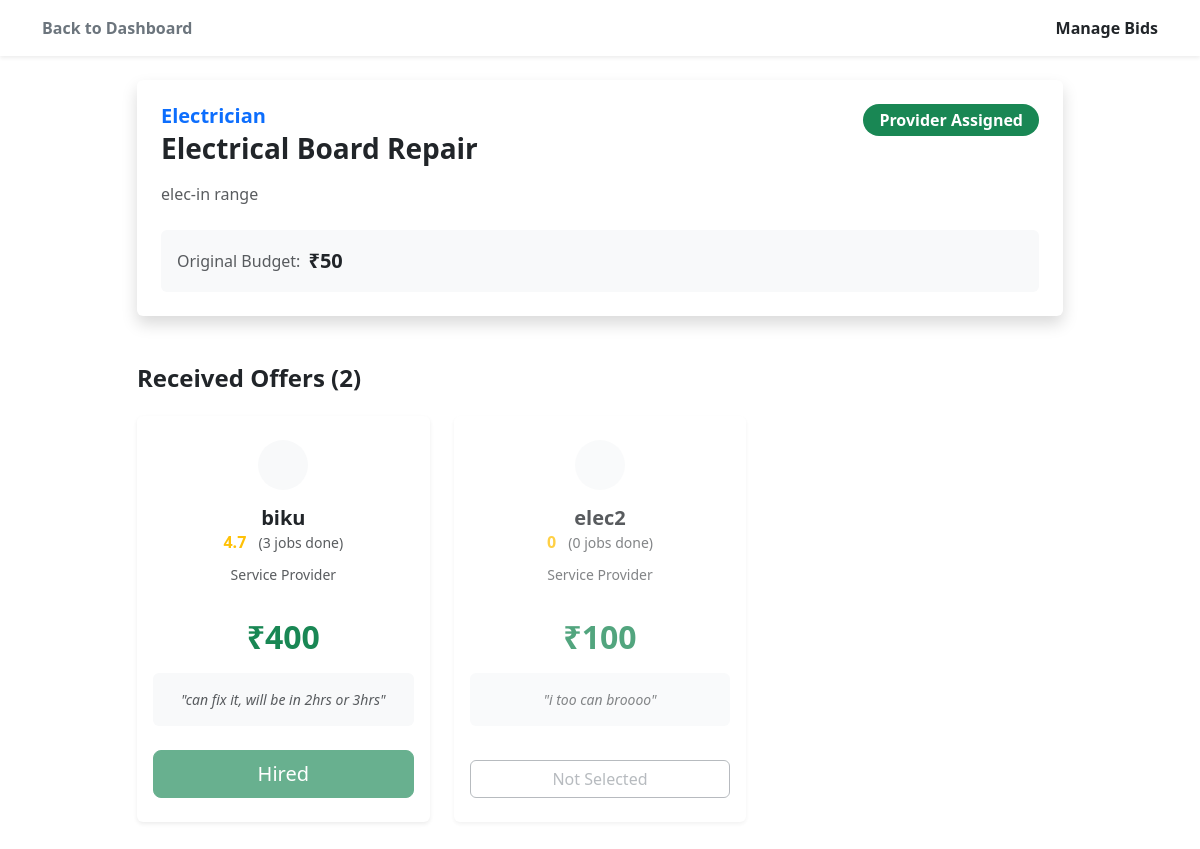
The page /view_bids/1 (signed in) on the database its author committed.
### app.py (models this page shows)
class service_request(db.Model):
    id=db.Column(db.Integer, primary_key=True)
    consumer_id=db.Column(db.Integer, nullable=False)
    con_latitude = db.Column(db.Float, nullable=False)
    con_longitude = db.Column(db.Float, nullable=False)
    service_title=db.Column(db.String(200), nullable=False)
    service_type=db.Column(db.String(50), nullable=False)
    budget=db.Column(db.Integer, nullable=False)
    desc=db.Column(db.String(500), nullable=False)
    is_active=db.Column(db.Boolean, default=True)
    is_inprogress=db.Column(db.Boolean, default=False)
    assigned_provider_id=db.Column(db.Integer, nullable=True)
    created_at=db.Column(db.DateTime, default=db.func.current_timestamp())

class bids(db.Model):
    id=db.Column(db.Integer, primary_key=True)
    bid_amount=db.Column(db.Integer, nullable=False)
    ser_req_id=db.Column(db.Integer, nullable=False)
    con_id=db.Column(db.Integer, nullable=False)
    prov_id=db.Column(db.Integer, nullable=False)
    msg=db.Column(db.String(500), nullable=False)

class users(db.Model):
    id = db.Column(db.Integer, primary_key=True)
    email = db.Column(db.String(120), unique=True, nullable=False, index=True)
    password_hash = db.Column(db.String(255), nullable=False)
    full_name = db.Column(db.String(120), nullable=False)
    latitude = db.Column(db.Float, nullable=False)
    longitude = db.Column(db.Float, nullable=False)
    radius_km = db.Column(db.Float, default=5.0)  # optional usage
    is_provider = db.Column(db.Boolean, default=False)
    is_consumer = db.Column(db.Boolean, default=False)
    user_skill=db.Column(db.String(20), nullable=True)
    created_at = db.Column(db.DateTime, default=db.func.current_timestamp())

### app.py (the view)
@app.route('/view_bids/<int:req_id>')
def view_bids(req_id):
    if 'user_id' not in session:
        return redirect(url_for('login'))
    req = service_request.query.get_or_404(req_id)
    if req.consumer_id != session['user_id']:
        flash("Unauthorized")
        return redirect(url_for('consumer_dashboard'))
    results = db.session.query(bids, users).join(users, bids.prov_id == users.id).filter(bids.ser_req_id == req_id).all()
    provider_stats = {}
    for bid, provider in results:
        job_count = reviews.query.filter_by(provider_id=provider.id).count()
        avg_rating_query = db.session.query(func.avg(reviews.rating)).filter(reviews.provider_id == provider.id).scalar()
        avg_rating = round(avg_rating_query, 1) if avg_rating_query else 0
        provider_stats[provider.id] = {
            'count': job_count,
            'rating': avg_rating
        }
    return render_template('consumer/view_bids.html', service=req, bid_data=results, stats=provider_stats)

### templates/consumer/view_bids.html (shortened to what this page needs)
{% extends 'base.html' %}
{% block body %}
<nav class="navbar navbar-light bg-white shadow-sm mb-4">
    <div class="container">
        <a href="{{ url_for('consumer_dashboard') }}" class="text-decoration-none text-secondary fw-bold">
             Back to Dashboard
        </a>
        <span class="navbar-text fw-bold text-dark">
            Manage Bids
        </span>
    </div>
</nav>
<div class="container pb-5">
    <div class="row justify-content-center mb-5">
        <div class="col-lg-10">
            <div class="card shadow border-0">
                <div class="card-body p-4">
                    <div class="d-flex justify-content-between align-items-start">
                        <div>
                            <h5 class="text-primary fw-bold mb-1">{{ service.service_type }}</h5>
                            <h3 class="fw-bold text-dark mb-3">{{ service.service_title }}</h3>
                        </div>
                        {% if service.assigned_provider_id %}
                        <span class="badge bg-success fs-6 rounded-pill px-3 py-2">
                             Provider Assigned
                        </span>
                        {% else %}
                        <span class="badge bg-warning text-dark fs-6 rounded-pill px-3 py-2">
                            <i class="bi bi-hourglass-split"></i> Accepting Bids
                        </span>
                        {% endif %}
                    </div>
                    <p class="text-muted mb-4">{{ service.desc }}</p>
                    <div class="d-flex align-items-center p-3 bg-light rounded">
                        <span class="text-muted me-2">Original Budget:</span>
                        <span class="fw-bold text-dark fs-5">₹{{ service.budget }}</span>
                    </div>
                </div>
            </div>
        </div>
    </div>
    <div class="row justify-content-center">
        <div class="col-lg-10">
            <h4 class="fw-bold mb-4">Received Offers ({{ bid_data|length }})</h4>
            <div class="row row-cols-1 row-cols-md-2 row-cols-lg-3 g-4">
                {% for bid, provider in bid_data %}
                <div class="col">
                    <div
                        class="card h-100 shadow-sm border-0
                        {% if service.assigned_provider_id == provider.id %} border-success border-2 shadow {% elif service.assigned_provider_id %} opacity-75 {% endif %}">
                        <div class="card-header bg-transparent border-0 pt-4 pb-0 text-center">
                            <div class="bg-light rounded-circle d-inline-flex align-items-center justify-content-center mb-3"
                                style="width: 50px; height: 50px;">
                            </div>
                            <h5 class="fw-bold mb-0">{{ provider.full_name }}</h5>
                            <div class="mb-2">
                                <span class="text-warning fw-bold">
                                    {{ stats[provider.id]['rating'] }}
                                </span>
                                <span class="text-muted small ms-2">
                                    ({{ stats[provider.id]['count'] }} jobs done)
                                </span>
                            </div>
                            <small class="text-muted">Service Provider</small>
                        </div>
                        <div class="card-body text-center">
                            <h2 class="text-success fw-bold my-3">₹{{ bid.bid_amount }}</h2>
                            <div class="p-3 bg-light rounded fst-italic text-muted small">
                                "{{ bid.msg }}"
                            </div>
                        </div>
                        <div class="card-footer bg-transparent border-0 pb-4">
                            <div class="d-grid gap-2">
                                {% if not service.assigned_provider_id %}
                                <a href="{{ url_for('accept_bid', bid_id=bid.id) }}" class="btn btn-primary btn-lg"
                                    onclick="return confirm('Are you sure you want to hire {{ provider.full_name }} for ₹{{ bid.bid_amount }}?');">
                                    Accept Offer
                                </a>
                                {% elif service.assigned_provider_id == provider.id %}
                                <button class="btn btn-success btn-lg disabled" disabled>
                                     Hired
                                </button>
                                {% else %}
                                <button class="btn btn-outline-secondary disabled" disabled>
                                    Not Selected
                                </button>
                                {% endif %}
                            </div>
                        </div>
                    </div>
                </div>
                {% endfor %}
            </div>
        </div>
    </div>
</div>
{% endblock body %}

### rows shown on the page
service_request: service_type "Electrician", service_title "Electrical Board Repair", desc "elec-in range", budget "50"
bids: full_name "biku", stats "4.7", stats "3", bid_amount "400", msg "can fix it, will be in 2hrs or 3hrs", shows "Hired"
bids: full_name "elec2", stats "0", bid_amount "100", msg "i too can broooo", shows "Not Selected"

### other values the page prints
{{ bid_data|length }} "2"
